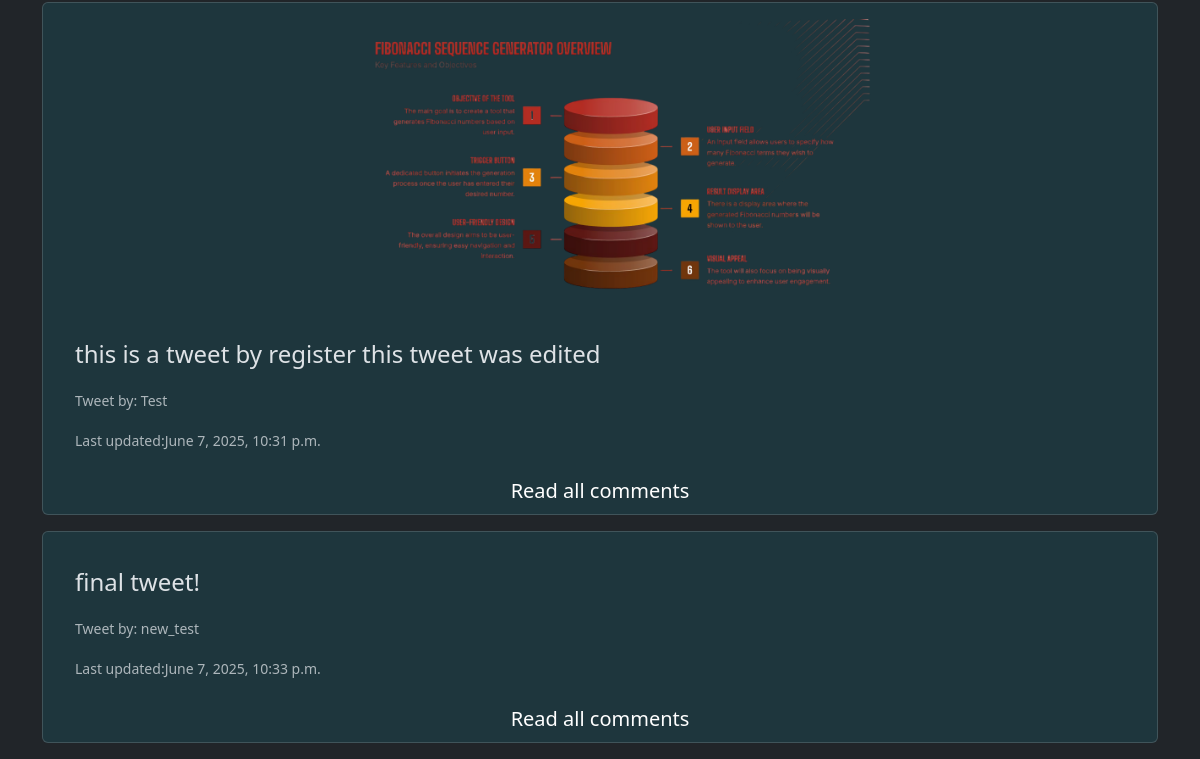
Page /tweet/ (lower part) on the earlier database version.
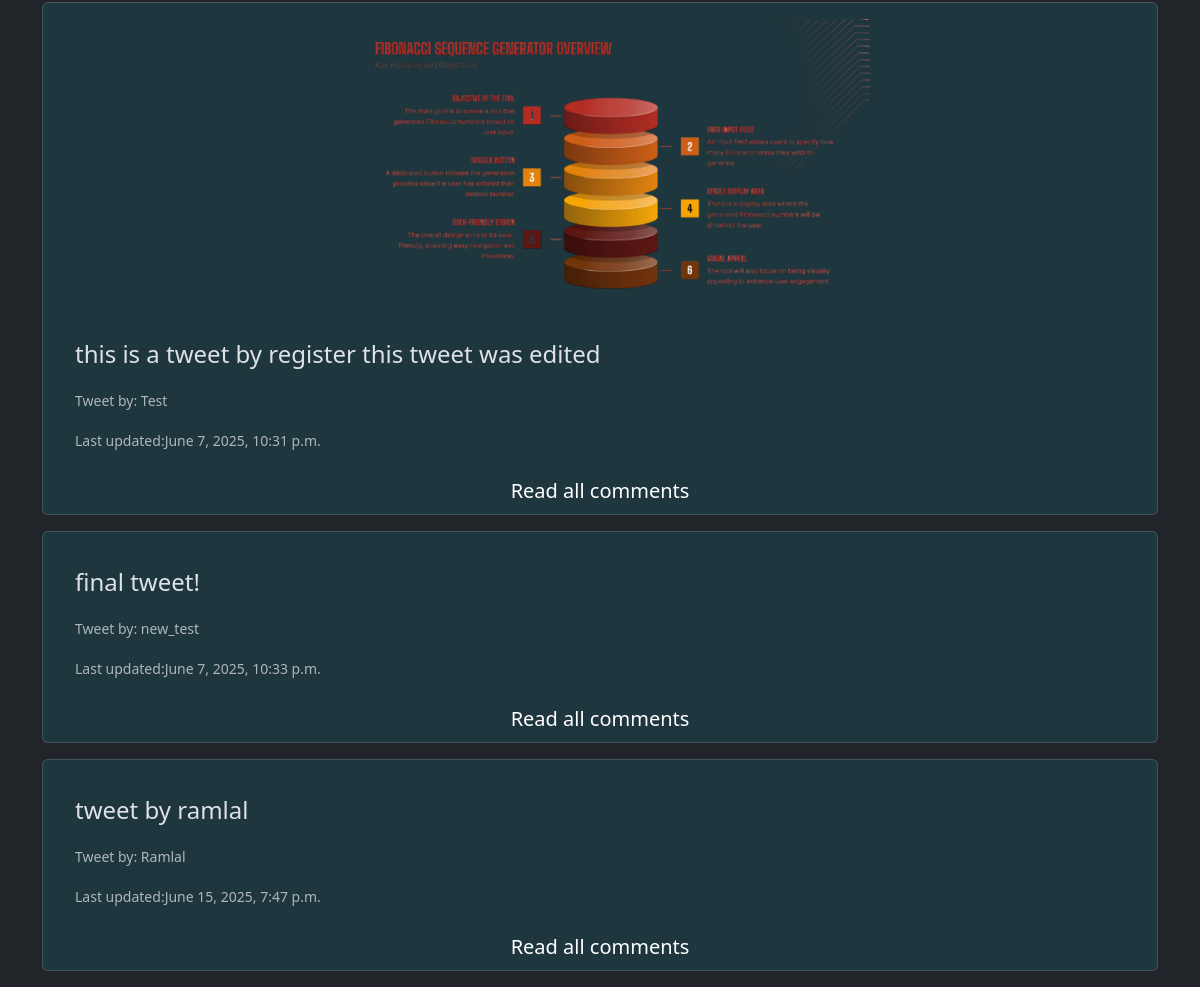
Same page on the later database version.
### tweet/models.py (models this page shows, shortened)
class Tweet(models.Model):
    user = models.ForeignKey(User, on_delete = models.CASCADE)
    text = models.TextField(max_length=244)
    photo = models.ImageField(upload_to='photos/', blank=True, null= True)
    created_at = models.DateTimeField(auto_now_add=True)
    updated_at = models.DateTimeField(auto_now=True)

### tweet/views.py (the view)
# urls.py: path('', views.tweet_list, name='tweet_list'),
def tweet_list(request):
    tweets = Tweet.objects.all()
    return render(request, 'tweet_list.html', {'tweets' : tweets})

### tweet/templates/tweet_list.html (shortened to what this page needs)
{% extends "layout.html" %}
{% block content %}
{% for tweet in tweets %}
<div class="card mb-3 bg-info bg-opacity-10 p-3 pb-0 position-relative">
      {% if tweet.photo %}
      <img src="{{tweet.photo.url}}" class="card-img-top w-50 mx-auto d-block" alt="...">
      {% endif %}
    <div class="card-body">
        <p class="card-text fs-4">{{tweet.text}}</p>
        <p class="card-text"><small class="text-body-secondary">Tweet by: {{tweet.user.username}}</small></p>
        <p class="card-text"><small class="text-body-secondary">Last updated:{{tweet.updated_at}}</small></p>
    </div>
    <a href="{% url "tweet_detail" tweet.id %}" class="text-center text-decoration-none fs-5 py-2 text-white">Read all comments</a>
</div>
{% endfor %}
{% endblock %}

### templates/layout.html (shortened to what this page needs)
{% load static %}
<!DOCTYPE html>
<html lang="en" data-bs-theme="dark">
    <head>
        <link
            href="https://cdn.jsdelivr.net/npm/bootstrap@5.3.6/dist/css/bootstrap.min.css"
            rel="stylesheet"
        />
    </head>
    <body>
        <div class="container">{% block content %} {% endblock %}</div>
    </body>
</html>

Differences in the rows shown:
added Tweet: text "tweet by ramlal", user.username "Ramlal", updated_at "June 15, 2025, 7:47 p.m."
